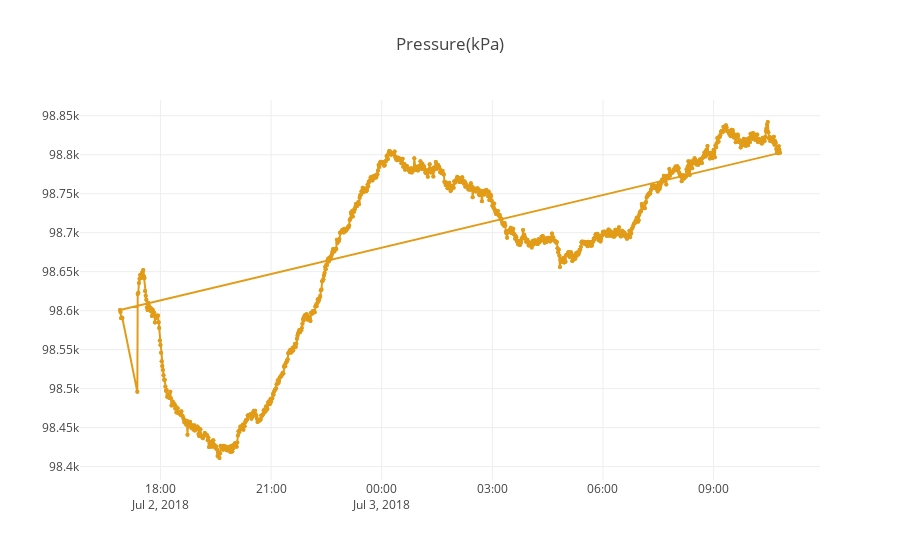

Notebook code for this chart:
### Code cell
draw_plot(data, 'Pressure(kPa)', 'Pressure(kPa)', 'rgb(226, 156, 24)')

### Figure 1 — Plotly figure (JSON) as saved in the notebook; plotly's stock layout.template omitted (floating-point values rounded to 4 significant figures; data arrays with more than 128 entries replaced by an {"elided": "..."} marker saying what was removed)
{"data": [{"marker": {"color": "rgb(226, 156, 24)", "size": 4}, "mode": "lines+markers", "type": "scatter", "x": {"elided": "2104 str values"}, "y": {"elided": "2104 float values"}}], "layout": {"title": "Pressure(kPa)"}}
